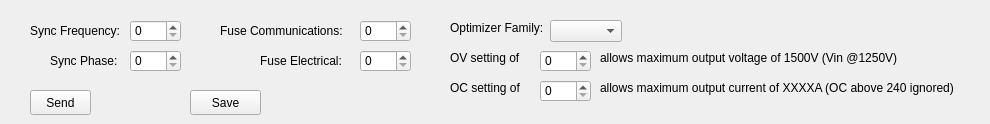
        <widget class="QWidget" name="EDSettings">
         <property name="toolTip">
          <string>ED Settings Tab: Contains End Device Parameter Block information.</string>
         </property>
         <attribute name="title">
          <string>ED Settings</string>
         </attribute>
         <widget class="QLabel" name="edSettingsSyncFrequencyLabel">
          <property name="geometry">
           <rect>
            <x>30</x>
            <y>20</y>
            <width>101</width>
            <height>21</height>
           </rect>
          </property>
          <property name="toolTip">
           <string>Works in conjunction with Sync Phase, 0 disables, aligns MPP against particular bunch sizes.</string>
          </property>
          <property name="text">
           <string>Sync Frequency:</string>
          </property>
         </widget>
         <widget class="QLabel" name="edSettingsSyncPhaseLabel">
          <property name="geometry">
           <rect>
            <x>50</x>
            <y>50</y>
            <width>71</width>
            <height>21</height>
           </rect>
          </property>
          <property name="toolTip">
           <string>works in conjunction with Sync Frequency, value in ticks.</string>
          </property>
          <property name="text">
           <string>Sync Phase:</string>
          </property>
         </widget>
         <widget class="QSpinBox" name="edSettingsSyncFrequencySpinBox">
          <property name="geometry">
           <rect>
            <x>130</x>
            <y>20</y>
            <width>51</width>
            <height>22</height>
           </rect>
          </property>
          <property name="toolTip">
           <string>s * 94 b&lt;XXX&gt;</string>
          </property>
          <property name="maximum">
           <number>255</number>
          </property>
         </widget>
         <widget class="QSpinBox" name="edSettingsSyncPhaseSpinBox">
          <property name="geometry">
           <rect>
            <x>130</x>
            <y>50</y>
            <width>51</width>
            <height>22</height>
           </rect>
          </property>
          <property name="toolTip">
           <string>s * 93 &lt;XXX&gt;</string>
          </property>
          <property name="maximum">
           <number>255</number>
          </property>
         </widget>
         <widget class="QLabel" name="edSettingsFuseCommsLabel">
          <property name="geometry">
           <rect>
            <x>220</x>
            <y>20</y>
            <width>131</width>
            <height>21</height>
           </rect>
          </property>
          <property name="toolTip">
           <string>If firmware supports it, can disable responding to any network configuration commands</string>
          </property>
          <property name="text">
           <string>Fuse Communications:</string>
          </property>
         </widget>
         <widget class="QSpinBox" name="edSettingsFuseCommsSpinBox">
          <property name="geometry">
           <rect>
            <x>360</x>
            <y>20</y>
            <width>51</width>
            <height>22</height>
           </rect>
          </property>
          <property name="toolTip">
           <string>s * 83 b&lt;X&gt;, 1 fuses, 0 &quot;unfuses&quot;</string>
          </property>
          <property name="maximum">
           <number>1</number>
          </property>
         </widget>
         <widget class="QLabel" name="edSettingsFuseElectricalLabel">
          <property name="geometry">
           <rect>
            <x>260</x>
            <y>50</y>
            <width>91</width>
            <height>21</height>
           </rect>
          </property>
          <property name="toolTip">
           <string>If enabled, end device will ignore any commands to change OV or OC.</string>
          </property>
          <property name="text">
           <string>Fuse Electrical:</string>
          </property>
         </widget>
         <widget class="QSpinBox" name="edSettingsFuseElectricalSpinBox">
          <property name="geometry">
           <rect>
            <x>360</x>
            <y>50</y>
            <width>51</width>
            <height>22</height>
           </rect>
          </property>
          <property name="toolTip">
           <string>s * 84 b&lt;X&gt;, 1 fuses, 0 &quot;unfuses&quot;</string>
          </property>
          <property name="maximum">
           <number>1</number>
          </property>
         </widget>
         <widget class="QPushButton" name="edSettingsSendPushButton">
          <property name="geometry">
           <rect>
            <x>30</x>
            <y>90</y>
            <width>61</width>
            <height>25</height>
           </rect>
          </property>
          <property name="cursor">
           <cursorShape>PointingHandCursor</cursorShape>
          </property>
          <property name="text">
           <string>Send</string>
          </property>
         </widget>
         <widget class="QPushButton" name="edSettingsSavePushButton">
          <property name="geometry">
           <rect>
            <x>190</x>
            <y>90</y>
            <width>71</width>
            <height>25</height>
           </rect>
          </property>
          <property name="cursor">
           <cursorShape>PointingHandCursor</cursorShape>
          </property>
          <property name="text">
           <string>Save</string>
          </property>
         </widget>
         <widget class="QLabel" name="edSettingsOptimizerFamilyLabel">
          <property name="geometry">
           <rect>
            <x>450</x>
            <y>20</y>
            <width>111</width>
            <height>16</height>
           </rect>
          </property>
          <property name="toolTip">
           <string>The expected or default family of optimizer that will communicate, can be overridden once parameter blocks are read with correct family.</string>
          </property>
          <property name="text">
           <string>Optimizer Family:</string>
          </property>
         </widget>
         <widget class="QComboBox" name="edSettingsOptimizerFamilyComboBox">
          <property name="geometry">
           <rect>
            <x>550</x>
            <y>20</y>
            <width>69</width>
            <height>20</height>
           </rect>
          </property>
          <property name="sizePolicy">
           <sizepolicy hsizetype="Preferred" vsizetype="Preferred">
            <horstretch>0</horstretch>
            <verstretch>0</verstretch>
           </sizepolicy>
          </property>
          <property name="minimumSize">
           <size>
            <width>0</width>
            <height>1</height>
           </size>
          </property>
          <property name="maximumSize">
           <size>
            <width>16777215</width>
            <height>16777215</height>
           </size>
          </property>
          <property name="toolTip">
           <string>Displays the correct optimizer family once the parameter block has been read.  Before then, will show the expected or last parameter block read family.</string>
          </property>
          <property name="maxCount">
           <number>15</number>
          </property>
          <property name="sizeAdjustPolicy">
           <enum>QComboBox::AdjustToContents</enum>
          </property>
         </widget>
         <widget class="QLabel" name="edSettingsOVSetToLabel">
          <property name="geometry">
           <rect>
            <x>450</x>
            <y>50</y>
            <width>91</width>
            <height>16</height>
           </rect>
          </property>
          <property name="text">
           <string>OV setting of </string>
          </property>
         </widget>
         <widget class="QSpinBox" name="edSettingsOVSetToSpinBox">
          <property name="geometry">
           <rect>
            <x>540</x>
            <y>50</y>
            <width>51</width>
            <height>22</height>
           </rect>
          </property>
          <property name="maximum">
           <number>255</number>
          </property>
         </widget>
         <widget class="QLabel" name="edSettingsOVSettingMaxVoltageOutputLabel">
          <property name="geometry">
           <rect>
            <x>600</x>
            <y>50</y>
            <width>331</width>
            <height>16</height>
           </rect>
          </property>
          <property name="text">
           <string>allows maximum output voltage of 1500V (Vin @1250V) </string>
          </property>
         </widget>
         <widget class="QLabel" name="edSettingsOCSetToLabel">
          <property name="geometry">
           <rect>
            <x>450</x>
            <y>80</y>
            <width>91</width>
            <height>16</height>
           </rect>
          </property>
          <property name="text">
           <string>OC setting of </string>
          </property>
         </widget>
         <widget class="QSpinBox" name="edSettingsOCSetToSpinBox">
          <property name="geometry">
           <rect>
            <x>540</x>
            <y>80</y>
            <width>51</width>
            <height>22</height>
           </rect>
          </property>
          <property name="maximum">
           <number>255</number>
          </property>
         </widget>
         <widget class="QLabel" name="edSettingsOCSettingMaxCurrentOutputLabel">
          <property name="geometry">
           <rect>
            <x>600</x>
            <y>80</y>
            <width>381</width>
            <height>16</height>
           </rect>
          </property>
          <property name="text">
           <string>allows maximum output current of XXXXA (OC above 240 ignored)</string>
          </property>
         </widget>
        </widget>
